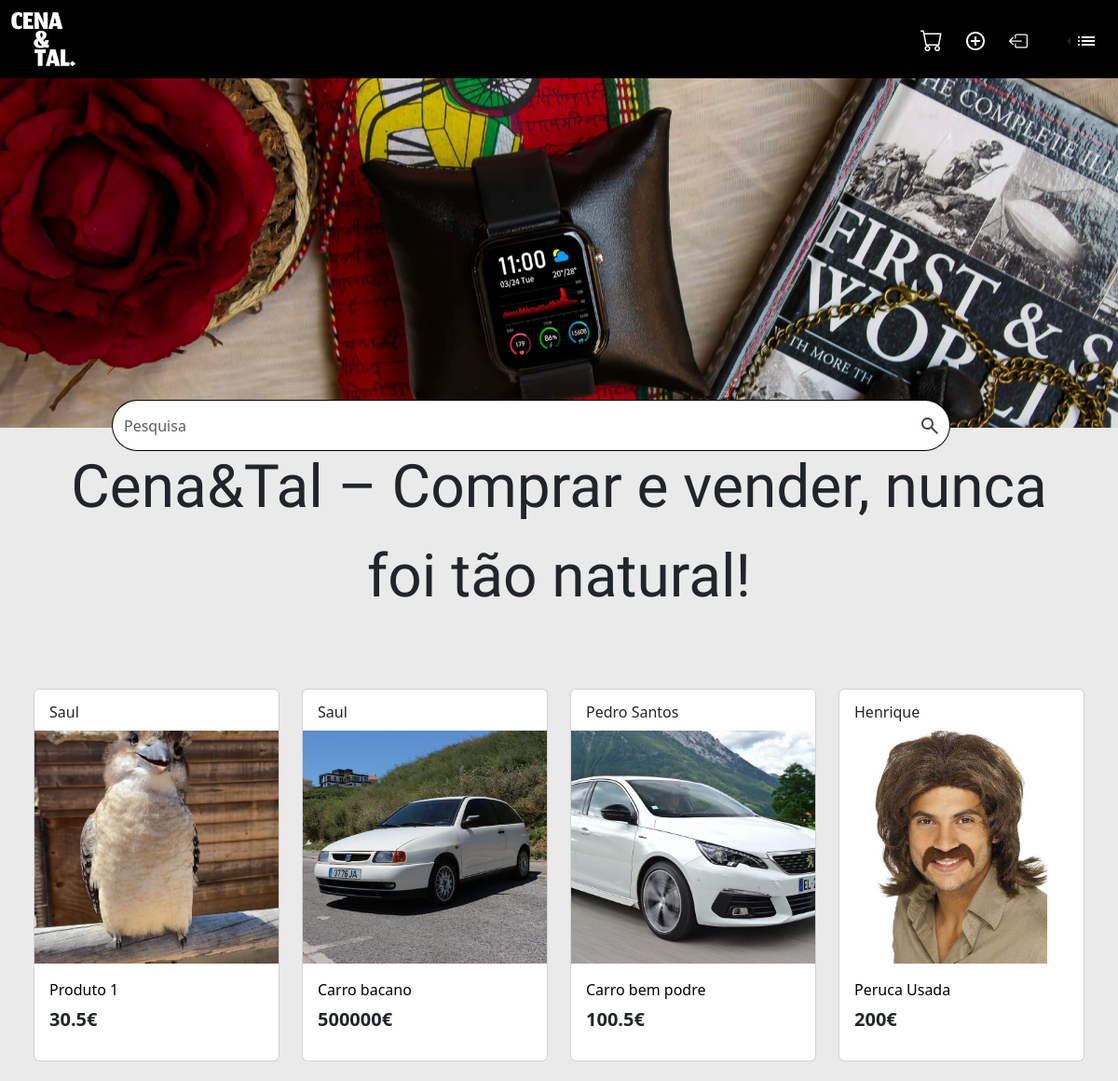
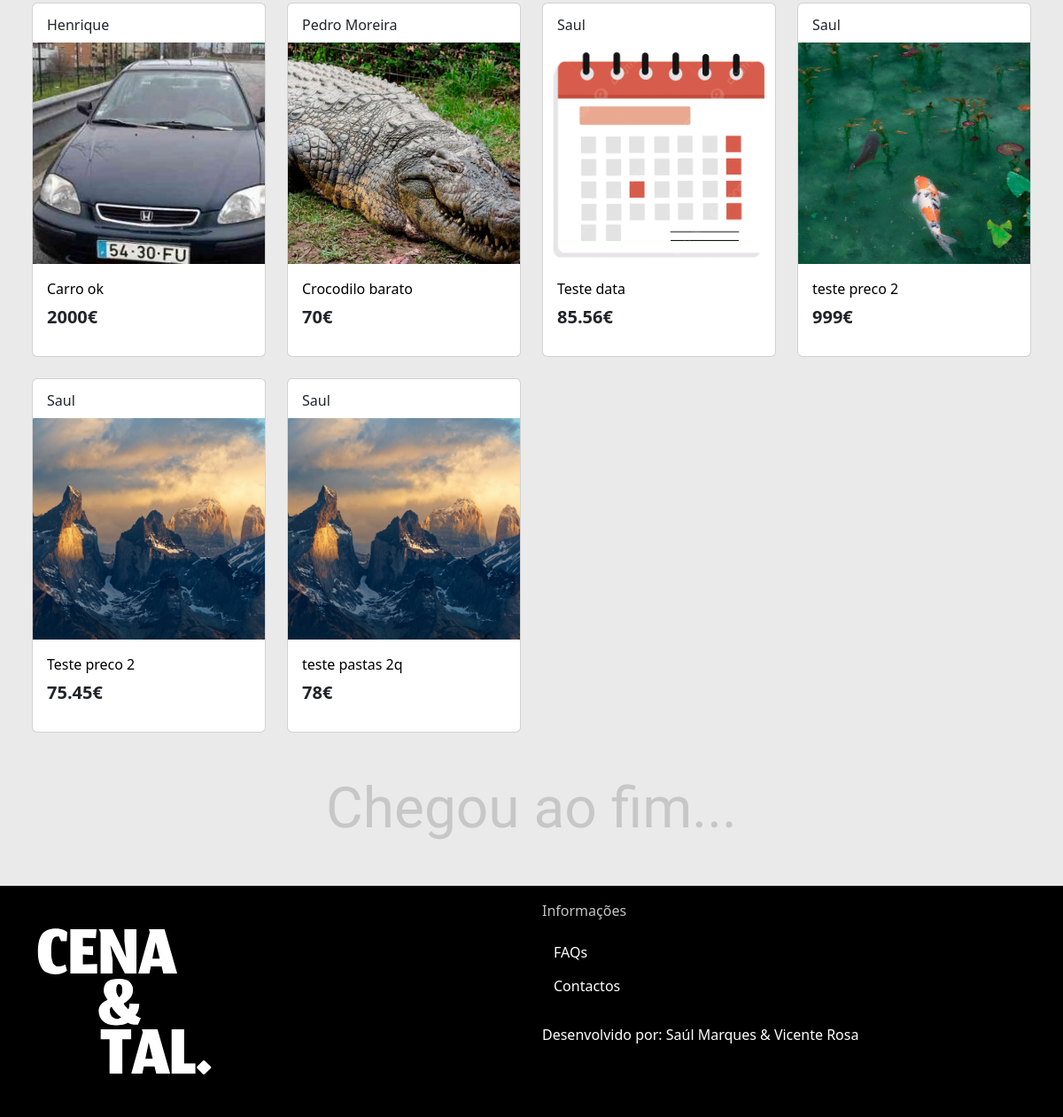
/index.php (signed in), run on the app's committed database (2 pictures, top to bottom).
### tables this page shows
CREATE TABLE `produto` (
  `id` int(11) NOT NULL,
  `user_id` int(11) NOT NULL,
  `titulo` varchar(30) NOT NULL,
  `descricao` text NOT NULL,
  `preco` float NOT NULL,
  `imagem` varchar(80) DEFAULT NULL,
  `adicionado_a` date NOT NULL DEFAULT current_timestamp(),
  `visivel` tinyint(1) DEFAULT 1
);

CREATE TABLE `users` (
  `id` int(11) NOT NULL,
  `username` varchar(30) NOT NULL,
  `password` varchar(78) NOT NULL,
  `email` varchar(30) NOT NULL,
  `imagem` varchar(255) DEFAULT 'imgs/icons/account_circle.svg',
  `localidade` varchar(255) DEFAULT NULL,
  `cidade` varchar(150) DEFAULT NULL,
  `cp` varchar(7) DEFAULT NULL,
  `telemovel` int(16) DEFAULT NULL,
  `biografia` text DEFAULT NULL,
  `data` date NOT NULL DEFAULT current_timestamp()
);

### index.php (the view, shortened to what this page needs)
<?php
include 'includes/db.php';
$sql = "SELECT produto.*, produto_imagens.image_path, users.username
        FROM produto
        LEFT JOIN produto_imagens ON produto.id = produto_imagens.produto_id
        LEFT JOIN users ON produto.user_id = users.id
        GROUP BY produto.id
        ORDER BY MIN(produto_imagens.id)";
$result = $conn->query($sql);
?>
<!DOCTYPE html>
<html lang="en">
<head>
    <link rel="stylesheet" href="css/bootstrap.min.css">
    <link rel="stylesheet" href="css/fonts/customfonts.css">
</head>
<body style="background-color: #EAEAEA;">
 <?php include 'includes/navbar.php' ?>
<div class="container-fluid p-0 rounded" style="background-color: transparent;">
  <img class="object-fit-contain" src="imgs/cover2.png" style="object-fit: contain; width: 100%; height: 100%;" alt="">
  <div class="input-group " style="position: absolute; bottom: 80%; left: 10%;; width: 75%;">
    <input type="text" class="form-control d-none d-md-block  rounded-start-pill  border-end-0 border-black" placeholder="Pesquisa" aria-label="Pesquisa" aria-describedby="button-pesquisa1">
    <button class="btn d-none d-md-block rounded-end-pill  border-black border-start-0" type="button" id="button-pesquisa1" style="background-color: white; height: 55px;">
      <img src="imgs/icons/iconpesquisa.svg" style="margin-bottom: 3px;" alt="">
    </button>
  </div>
  </div>
  <div class="container rounded text-center jomhuria-regular fs-custom" style="background-color: transparent;">
    Cena&Tal – Comprar e vender, nunca foi tão natural!
  </div>
  <div class="container-fluid mt-5 mb-5 ">
    <div class=" container-fluid mt-5 mb-5 row row-cols-xxl-5 row-cols-xl-4 row-cols-md-3 row-cols-sm-2 row-cols-1 gy-4 mx-auto">
    <?php while($row = $result->fetch_assoc()): ?>
      <div class="col me-0">
        <div class="card rounded-2" style="width: 100%; height: 400px; background-color: white;">
          <a href="pagina_utilizador_guest.php?user_id=<?php echo htmlspecialchars($row['user_id']); ?>" class="card-header border-0 bg-transparent mt-1" style="text-decoration: none">
              <?php echo htmlspecialchars($row['username']); ?>
          </a>
          <a href="pagina_produto.php?id=<?php echo htmlspecialchars($row['id']); ?>" class="text-decoration-none">
            <div class="container p-0" style="width: 100%; height: 250px; background-color: white;">
              <img src="<?php echo htmlspecialchars($row['image_path']); ?>" class="img-fluid" alt="Product Image" style="width: 100%; height: 100%; object-fit:cover;">
            </div>
          </a>
          <div class="card-body">
            <a href="pagina_produto.php?id=<?php echo htmlspecialchars($row['id']); ?>" class="text-decoration-none " style="color: #000000">
              <div class="card-title"><?php echo htmlspecialchars($row['titulo']); ?></div>
            </a>
            <div class="card-text"><h5 class="fw-bold"><?php echo htmlspecialchars($row['preco']); ?>€</h5></div>
          </div>
        </div>
      </div>
      <?php endwhile; ?>
    </div>
</div>
<h1 class="text-center mt-5 mb-5 jomhuria-regular fs-custom" style="color: rgba(150, 150, 150, 0.425);">Chegou ao fim...</h2>
    <footer style="background-color: black; color: white;">
      <div class="container">
        <div class="row row-cols-2">
          <div class="col">
            <img src="imgs/logo.svg" class="mt-5 mb-5" alt="">
          </div>
          <div class="col">
            <p class="mt-3" style="color: #c4c4c4;"> Informações</p>
            <a class="btn" style="color: #ffffff;" href="faqs.html"> FAQs</a>
            <br>
            <a class="btn" style="color: #ffffff;" href="contactos.php"> Contactos</a>
            <br>
            <br>
            <p> Desenvolvido por: Saúl Marques & Vicente Rosa</p>
          </div>
        </div>
      </div>
    </footer>
</body>
</html>

### data on the page
produto: user.username "Saul", shows a picture, titulo "Produto 1", preco "30.5"
produto: user.username "Saul", shows a picture, titulo "Carro bacano", preco "500000"
produto: user.username "Pedro Santos", shows a picture, titulo "Carro bem podre", preco "100.5"
produto: user.username "Henrique", shows a picture, titulo "Peruca Usada", preco "200"
produto: user.username "Henrique", shows a picture, titulo "Carro ok", preco "2000"
produto: user.username "Pedro Moreira", shows a picture, titulo "Crocodilo barato", preco "70"
produto: user.username "Saul", shows a picture, titulo "Teste data", preco "85.56"
produto: user.username "Saul", shows a picture, titulo "teste preco 2", preco "999"
produto: user.username "Saul", titulo "Teste preco 2", preco "75.45"
produto: user.username "Saul", titulo "teste pastas 2q", preco "78"
